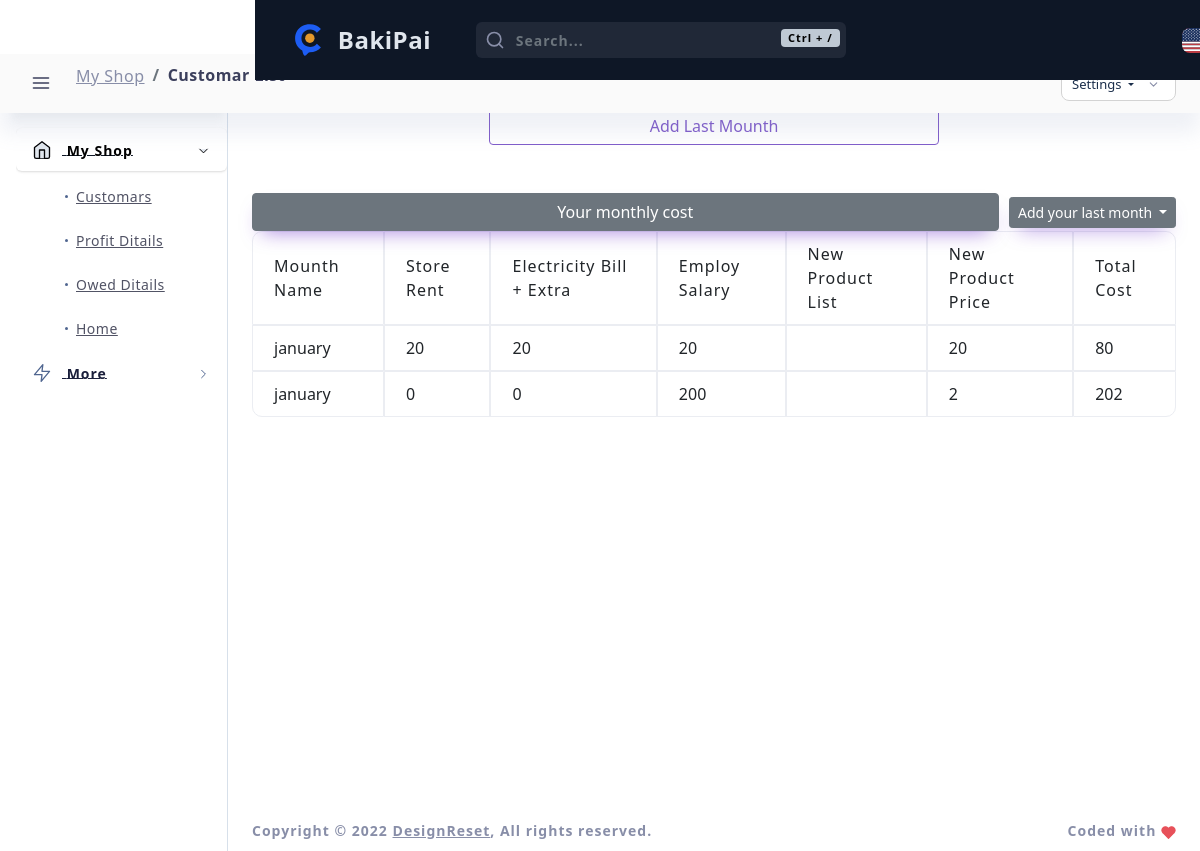
Page /total_cost/ on the committed database.
### admin_panel/models.py (models this page shows, shortened)
class total_cost(models.Model):
    user = models.ForeignKey(User, on_delete=models.CASCADE)
    name_mounth = models.ForeignKey(mounth_name, on_delete=models.CASCADE)
    store_rent = models.IntegerField(default=0)
    bill = models.IntegerField(default=0)
    employs_sallary = models.IntegerField(default=0)
    buy_product_list = models.TextField(max_length=10000,blank=True ,null=True)
    by_product_rate = models.IntegerField(default=0)
    created_at = models.DateTimeField(auto_now_add=True)

class mounth_name(models.Model):
    name = models.CharField(max_length=20)

### admin_panel/views.py (the view)
# urls.py: path('total_cost/', total_costs, name='total_cost'),
def total_costs(request):
    costs = total_cost.objects.all()  # সমস্ত খরচের তালিকা নিয়ে আসা
    cost_with_hishab = []
    for cost in costs:
        total_cost_for_month = (
            cost.store_rent + cost.bill + cost.employs_sallary + cost.by_product_rate
        )
        cost_with_hishab.append({
            'cost': cost,
            'total_cost_for_month': total_cost_for_month
        })
    context = {
        'cost_with_hishab': cost_with_hishab
    }
    return render(request , 'admin_panel/total_cost.html' , context)

### admin_panel/templates/admin_panel/total_cost.html (shortened to what this page needs)
{% load static %}
<!DOCTYPE html>
<html lang="en">
<head>
    <link href="{% static 'admin_theme/layouts/vertical-dark-menu/css/light/loader.css' %}" rel="stylesheet" type="text/css" />
    <link href="{% static 'admin_theme/layouts/vertical-dark-menu/css/dark/loader.css' %}" rel="stylesheet" type="text/css" />
    <link href="{% static 'admin_theme/src/bootstrap/css/bootstrap.min.css' %}" rel="stylesheet" type="text/css" />
    <link href="{% static 'admin_theme/layouts/vertical-dark-menu/css/light/plugins.css' %}" rel="stylesheet" type="text/css" />
    <link href="{% static 'admin_theme/layouts/vertical-dark-menu/css/dark/plugins.css' %}" rel="stylesheet" type="text/css" />
    <link href="{% static 'admin_theme/src/plugins/src/apex/apexcharts.css' %}" rel="stylesheet" type="text/css">
    <link href="{% static 'admin_theme/src/assets/css/light/dashboard/dash_1.css' %}" rel="stylesheet" type="text/css" />
    <link href="{% static 'admin_theme/src/assets/css/dark/dashboard/dash_1.css' %}" rel="stylesheet" type="text/css" />
</head>
<body class="layout-boxed">
    <div class="header-container container-xxl">
        <header class="header navbar navbar-expand-sm expand-header">
            <ul class="navbar-item theme-brand flex-row  text-center">
                <li class="nav-item theme-logo">
                    <a href="index.html">
                        <img src="{% static 'admin_theme/src/assets/img/logo2.svg' %}" class="navbar-logo" alt="logo">
                    </a>
                </li>
                <li class="nav-item theme-text">
                    <a href="index.html" class="nav-link">BakiPai</a>
                </li>
            </ul>
            <div class="search-animated toggle-search">
                <svg xmlns="http://www.w3.org/2000/svg" width="24" height="24" viewBox="0 0 24 24" fill="none" stroke="currentColor" stroke-width="2" stroke-linecap="round" stroke-linejoin="round" class="feather feather-search"><circle cx="11" cy="11" r="8"></circle><line x1="21" y1="21" x2="16.65" y2="16.65"></line></svg>
                <form class="form-inline search-full form-inline search" role="search">
                    <div class="search-bar">
                        <input type="text" class="form-control search-form-control  ml-lg-auto" placeholder="Search...">
                    </div>
                </form>
                <span class="badge badge-secondary">Ctrl + /</span>
            </div>
            <ul class="navbar-item flex-row ms-lg-auto ms-0 action-area">
                <li class="nav-item dropdown language-dropdown">
                    <a href="javascript:void(0);" class="nav-link dropdown-toggle" id="language-dropdown" data-bs-toggle="dropdown" aria-haspopup="true" aria-expanded="false">
                        <img src="{% static 'admin_theme/src/assets/img/1x1/us.svg' %}" class="flag-width" alt="flag">
                    </a>
                </li>
            </ul>
        </header>
    </div>
    <div class="main-container" id="container">
        <div class="sidebar-wrapper sidebar-theme">
            <nav id="sidebar">
                <ul class="list-unstyled menu-categories" id="accordionExample">
                    <li class="menu active">
                        <a href="#dashboard" data-bs-toggle="collapse" aria-expanded="true" class="dropdown-toggle">
                            <div class="">
                                <span>My Shop</span>
                            </div>
                            <div>
                                <svg xmlns="http://www.w3.org/2000/svg" width="24" height="24" viewBox="0 0 24 24" fill="none" stroke="currentColor" stroke-width="2" stroke-linecap="round" stroke-linejoin="round" class="feather feather-chevron-right"><polyline points="9 18 15 12 9 6"></polyline></svg>
                            </div>
                        </a>
                        <ul class="collapse submenu list-unstyled show" id="dashboard" data-bs-parent="#accordionExample">
                            <li >
                                <a href="{% url 'customar_list' %}"> Customars </a>
                            </li>
                            <li>
                                <a href="{% url 'profit_detail' %}"> Profit Ditails </a>
                            </li>
                            <li>
                                <a href="{% url 'owed_detail' %}"> Owed Ditails</a>
                            </li>
                            <li>
                                <a href="{% url 'index' %}"> Home </a>
                            </li>
                        </ul>
                    </li>
                    <li class="menu">
                        <a href="#elements" data-bs-toggle="collapse" aria-expanded="false" class="dropdown-toggle">
                            <div class="">
                                <svg xmlns="http://www.w3.org/2000/svg" width="24" height="24" viewBox="0 0 24 24" fill="none" stroke="currentColor" stroke-width="2" stroke-linecap="round" stroke-linejoin="round" class="feather feather-zap"><polygon points="13 2 3 14 12 14 11 22 21 10 12 10 13 2"></polygon></svg>
                                <span>More</span>
                            </div>
                            <div>
                                <svg xmlns="http://www.w3.org/2000/svg" width="24" height="24" viewBox="0 0 24 24" fill="none" stroke="currentColor" stroke-width="2" stroke-linecap="round" stroke-linejoin="round" class="feather feather-chevron-right"><polyline points="9 18 15 12 9 6"></polyline></svg>
                            </div>
                        </a>
            </nav>
        </div>
        <div id="content" class="main-content">
            <div class="layout-px-spacing">
                <div class="middle-content container-xxl p-0">
                    <div class="secondary-nav">
                        <div class="breadcrumbs-container" data-page-heading="Analytics">
                            <header class="header navbar navbar-expand-sm">
                                <a href="javascript:void(0);" class="btn-toggle sidebarCollapse" data-placement="bottom">
                                </a>
                                <div class="d-flex breadcrumb-content">
                                    <div class="page-header">
                                        <nav class="breadcrumb-style-one" aria-label="breadcrumb">
                                            <ol class="breadcrumb">
                                                <li class="breadcrumb-item"><a href="{% url 'index' %}">My Shop</a></li>
                                                <li class="breadcrumb-item active" aria-current="page">Customar List</li>
                                            </ol>
                                        </nav>
                                    </div>
                                </div>
                                <ul class="navbar-nav flex-row ms-auto breadcrumb-action-dropdown">
                                    <li class="nav-item more-dropdown">
                                        <div class="dropdown  custom-dropdown-icon">
                                            <a class="dropdown-toggle btn" href="#" role="button" id="customDropdown" data-bs-toggle="dropdown" aria-haspopup="true" aria-expanded="false">
                                                <span>Settings</span>
                                                <svg xmlns="http://www.w3.org/2000/svg" width="24" height="24" viewBox="0 0 24 24" fill="none" stroke="currentColor" stroke-width="2" stroke-linecap="round" stroke-linejoin="round" class="feather feather-chevron-down custom-dropdown-arrow"><polyline points="6 9 12 15 18 9"></polyline></svg>
                                            </a>
                                        </div>
                                    </li>
                                </ul>
                            </header>
                        </div>
                    </div>
                    <div class="row layout-top-spacing">
                        <div class="d-grid gap-2 col-6 mx-auto">
                            <a href="{% url 'add_customar' %}" class="w-100">
                                <button class="btn btn-outline-secondary mb-4 w-100" type="button">Add Last Mounth</button>
                            </a>
                        </div>
                        <!DOCTYPE html>
                        <html lang="en">
                        <head>
                            <link href="https://stackpath.bootstrapcdn.com/bootstrap/5.1.3/css/bootstrap.min.css" rel="stylesheet">
                        </head>
                        <body>
                            <div class="container mt-4">
                                <div class="button-container d-flex justify-content-between align-items-center">
                                    <button type="button" class="btn btn-secondary full-width-btn" data-bs-container="body" data-bs-placement="left" data-bs-content="Tooltip on left">
                                        Your monthly cost
                                    </button>
                                    <div class="dropdown dropdown-container">
                                   <a href="{% url 'index' %}">     <button class="btn btn-secondary dropdown-toggle dropdown-btn btn-sm" type="button" id="dropdownMenuButton" data-bs-toggle="dropdown" aria-expanded="false">
                                    Add your last month
                                </button></a>
                                    </div>
                                </div>
                            </div>
                        </body>
                        </html>
                        <div class="table-responsive">
                            <table class="table table-hover table-bordered">
                                <thead>
                                    <tr>
                                        <th>Mounth Name</th>
                                        <th>Store Rent</th>
                                        <th>Electricity Bill + Extra</th>
                                        <th>Employ Salary</th>
                                        <th>New Product List</th>
                                        <th>New Product Price</th>
                                        <th>Total Cost</th>
                                    </tr>
                                </thead>
                                <tbody>
                                    {% for item in cost_with_hishab %}
                                    <tr>
                                        <td>{{ item.cost.name_mounth.name }}</td>
                                        <td>{{ item.cost.store_rent }}</td>
                                        <td>{{ item.cost.bill }}</td>
                                        <td>{{ item.cost.employs_sallary }}</td>
                                        <td>{{ item.cost.buy_product_list }}</td>
                                        <td>{{ item.cost.by_product_rate }}</td>
                                        <td>{{ item.total_cost_for_month }}</td>
                                    </tr>
                                    {% endfor %}
                                </tbody>
                            </table>
                        </div>
                    </div>
                    </div>
                </div>
            <div class="footer-wrapper">
                <div class="footer-section f-section-1">
                    <p class="">Copyright © <span class="dynamic-year">2022</span> <a target="_blank" href="https://designreset.com/cork-admin/">DesignReset</a>, All rights reserved.</p>
                </div>
                <div class="footer-section f-section-2">
                    <p class="">Coded with </p>
                </div>
            </div>
        </div>
    </div>
</body>
</html>

### admin_panel/templates/admin_panel/total_cost.html (style rules this page uses)
.full-width-btn { width: 100%; }
.dropdown-btn { width: auto; min-width: 150px; transition: all 0.3s ease; position: relative; }
.dropdown-container { margin-left: 10px; position: relative; }

### rows in the picture
total_cost: cost.name_mounth.name "january", cost.store_rent "20", cost.bill "20", cost.employs_sallary "20", cost.by_product_rate "20", total_cost_for_month "80"
total_cost: cost.name_mounth.name "january", cost.store_rent "0", cost.bill "0", cost.employs_sallary "200", cost.by_product_rate "2", total_cost_for_month "202"
